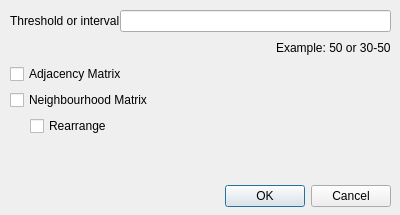
<?xml version="1.0" encoding="UTF-8"?>
<ui version="4.0">
 <class>GenerateMatrices</class>
 <widget class="QDialog" name="GenerateMatrices">
  <property name="geometry">
   <rect>
    <x>0</x>
    <y>0</y>
    <width>400</width>
    <height>215</height>
   </rect>
  </property>
  <property name="windowTitle">
   <string>Generate Matrices</string>
  </property>
  <widget class="QDialogButtonBox" name="buttonBox">
   <property name="geometry">
    <rect>
     <x>50</x>
     <y>180</y>
     <width>341</width>
     <height>32</height>
    </rect>
   </property>
   <property name="orientation">
    <enum>Qt::Horizontal</enum>
   </property>
   <property name="standardButtons">
    <set>QDialogButtonBox::Cancel|QDialogButtonBox::Ok</set>
   </property>
  </widget>
  <widget class="QWidget" name="verticalLayoutWidget">
   <property name="geometry">
    <rect>
     <x>10</x>
     <y>10</y>
     <width>381</width>
     <height>161</height>
    </rect>
   </property>
   <layout class="QVBoxLayout" name="verticalLayout">
    <item>
     <layout class="QHBoxLayout" name="horizontalLayout">
      <property name="spacing">
       <number>0</number>
      </property>
      <property name="sizeConstraint">
       <enum>QLayout::SetMinimumSize</enum>
      </property>
      <property name="bottomMargin">
       <number>0</number>
      </property>
      <item>
       <widget class="QLabel" name="label">
        <property name="text">
         <string>Threshold or interval</string>
        </property>
       </widget>
      </item>
      <item>
       <widget class="QLineEdit" name="threshold_input"/>
      </item>
     </layout>
    </item>
    <item>
     <layout class="QHBoxLayout" name="horizontalLayout_2">
      <property name="bottomMargin">
       <number>0</number>
      </property>
      <item>
       <spacer name="horizontalSpacer">
        <property name="orientation">
         <enum>Qt::Horizontal</enum>
        </property>
        <property name="sizeHint" stdset="0">
         <size>
          <width>40</width>
          <height>20</height>
         </size>
        </property>
       </spacer>
      </item>
      <item>
       <widget class="QLabel" name="label_2">
        <property name="enabled">
         <bool>true</bool>
        </property>
        <property name="font">
         <font>
          <pointsize>9</pointsize>
         </font>
        </property>
        <property name="text">
         <string>Example: 50 or 30-50</string>
        </property>
       </widget>
      </item>
     </layout>
    </item>
    <item>
     <widget class="QCheckBox" name="adj_matrix_checkbox">
      <property name="text">
       <string>Adjacency Matrix</string>
      </property>
     </widget>
    </item>
    <item>
     <layout class="QHBoxLayout" name="horizontalLayout_3">
      <property name="bottomMargin">
       <number>0</number>
      </property>
     </layout>
    </item>
    <item>
     <widget class="QCheckBox" name="nbh_matrix_checkbox">
      <property name="text">
       <string>Neighbourhood Matrix</string>
      </property>
     </widget>
    </item>
    <item>
     <layout class="QHBoxLayout" name="horizontalLayout_4">
      <property name="bottomMargin">
       <number>0</number>
      </property>
     </layout>
    </item>
    <item>
     <layout class="QHBoxLayout" name="horizontalLayout_5">
      <property name="bottomMargin">
       <number>0</number>
      </property>
      <item>
       <spacer name="horizontalSpacer_4">
        <property name="orientation">
         <enum>Qt::Horizontal</enum>
        </property>
        <property name="sizeType">
         <enum>QSizePolicy::Fixed</enum>
        </property>
        <property name="sizeHint" stdset="0">
         <size>
          <width>20</width>
          <height>20</height>
         </size>
        </property>
       </spacer>
      </item>
      <item>
       <widget class="QCheckBox" name="rearrange_checkbox">
        <property name="text">
         <string>Rearrange</string>
        </property>
       </widget>
      </item>
     </layout>
    </item>
    <item>
     <spacer name="verticalSpacer">
      <property name="orientation">
       <enum>Qt::Vertical</enum>
      </property>
      <property name="sizeHint" stdset="0">
       <size>
        <width>20</width>
        <height>40</height>
       </size>
      </property>
     </spacer>
    </item>
   </layout>
  </widget>
 </widget>
 <resources/>
 <connections>
  <connection>
   <sender>buttonBox</sender>
   <signal>accepted()</signal>
   <receiver>GenerateMatrices</receiver>
   <slot>accept()</slot>
   <hints>
    <hint type="sourcelabel">
     <x>248</x>
     <y>254</y>
    </hint>
    <hint type="destinationlabel">
     <x>157</x>
     <y>274</y>
    </hint>
   </hints>
  </connection>
  <connection>
   <sender>buttonBox</sender>
   <signal>rejected()</signal>
   <receiver>GenerateMatrices</receiver>
   <slot>reject()</slot>
   <hints>
    <hint type="sourcelabel">
     <x>316</x>
     <y>260</y>
    </hint>
    <hint type="destinationlabel">
     <x>286</x>
     <y>274</y>
    </hint>
   </hints>
  </connection>
 </connections>
</ui>
